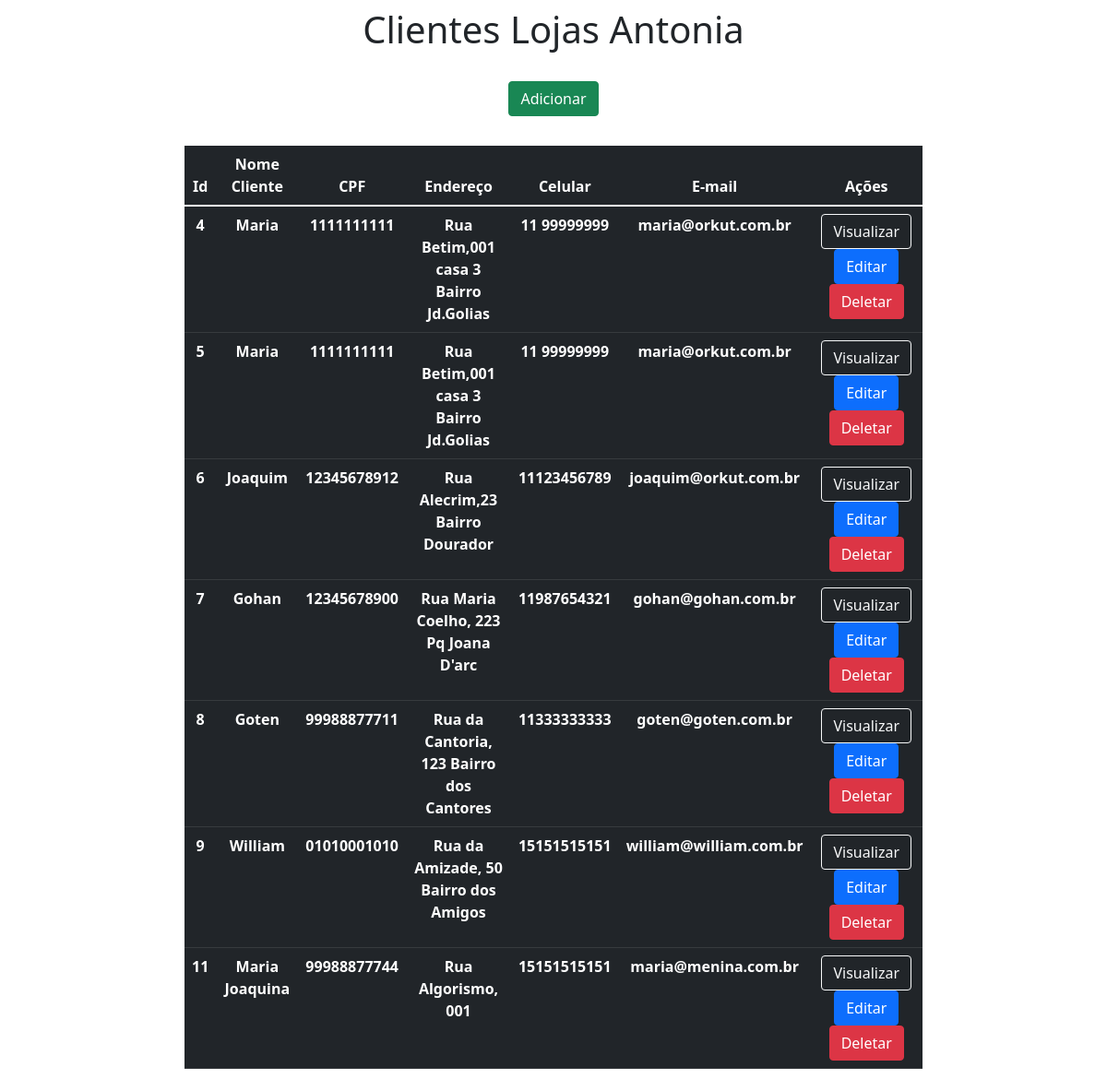
The page / on the database its author committed.
### app/models.py (models this page shows)
class Clientes(models.Model):
    Id = models.BigAutoField(primary_key=True)
    NomeCliente = models.CharField(max_length=150)
    CPF = models.CharField(max_length=11)
    Endereco = models.CharField(max_length=100)
    Celular = models.CharField(max_length=11)
    Email = models.EmailField(max_length=100)

### app/views.py (the view)
# urls.py: 2. Add a URL to urlpatterns:  path('', views.home, name='home')
def home (request):
   data= { }
   data ['db'] = Clientes.objects.all()
   return render (request, 'index.html', data)

### app/templates/index.html (shortened to what this page needs)
<!DOCTYPE html>
<html lang="en">
<head>
    <link href="https://cdn.jsdelivr.net/npm/bootstrap@5.1.3/dist/css/bootstrap.min.css" rel="stylesheet">
</head>
<body>
    <div class=" col-8 m-auto pt-2 pb-2 text-center">
        <h1>Clientes Lojas Antonia </h1>
    </div>
    <div class=" col-8 m-auto pt-3 pb-2 text-center">
        <a href="/form" class=" btn btn-success">Adicionar</a>
    </div>
    <div class=" col-8 m-auto pt-4 pb-2 text-center">
        <table class="table table-dark">
            <thead>
                <tr>
                    <th scope="col">Id</th>
                    <th scope="col">Nome Cliente</th>
                    <th scope="col">CPF</th>
                    <th scope="col">Endereço</th>
                    <th scope="col">Celular</th>
                    <th scope="col">E-mail</th>
                    <th scope="col">Ações</th>
                </tr>
            </thead>
            <tbody>
            {% for dbs in db %}
                <tr>
                    <th>{{dbs.Id}}</th>
                    <th>{{dbs.NomeCliente}}</td>
                    <th>{{dbs.CPF}}</td>
                    <th>{{dbs.Endereco}}</td>
                    <th>{{dbs.Celular}}</td>
                    <th>{{dbs.Email}}</td>
                    <td>
                        <a href="/view/{{dbs.Id}}" class="btn btn-outline-light">Visualizar</a>
                        <a href="/edit/{{dbs.Id}}" class="btn btn-primary">Editar</a>
                        <a href="/delete/{{dbs.Id}}" class="btn btn-danger">Deletar</a>
                    </td>
                </tr>
            {% endfor %}
            </tbody>
        </table>
    </div>
</body>
</html>

### rows shown on the page
Clientes: Id "4", NomeCliente "Maria", CPF "1111111111", Endereco "Rua Betim,001 casa 3 Bairro Jd.Golias", Celular "11 99999999", Email "maria@orkut.com.br"
Clientes: Id "5", NomeCliente "Maria", CPF "1111111111", Endereco "Rua Betim,001 casa 3 Bairro Jd.Golias", Celular "11 99999999", Email "maria@orkut.com.br"
Clientes: Id "6", NomeCliente "Joaquim", CPF "12345678912", Endereco "Rua Alecrim,23 Bairro Dourador", Celular "11123456789", Email "joaquim@orkut.com.br"
Clientes: Id "7", NomeCliente "Gohan", CPF "12345678900", Endereco "Rua Maria Coelho, 223 Pq Joana D'arc", Celular "11987654321", Email "gohan@gohan.com.br"
Clientes: Id "8", NomeCliente "Goten", CPF "99988877711", Endereco "Rua da Cantoria, 123 Bairro dos Cantores", Celular "11333333333", Email "goten@goten.com.br"
Clientes: Id "9", NomeCliente "William", CPF "01010001010", Endereco "Rua da Amizade, 50 Bairro dos Amigos", Celular "15151515151", Email "william@william.com.br"
Clientes: Id "11", NomeCliente "Maria Joaquina", CPF "99988877744", Endereco "Rua Algorismo, 001", Celular "15151515151", Email "maria@menina.com.br"
